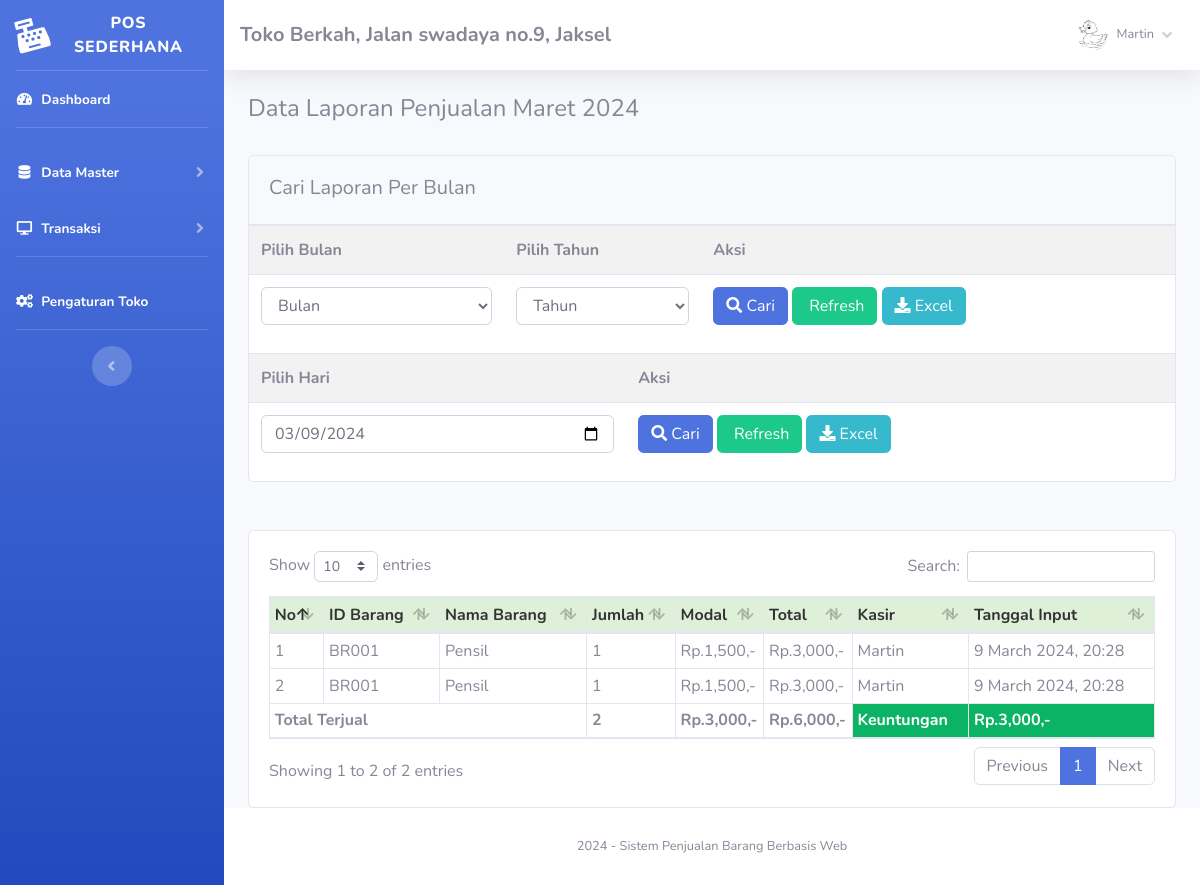
The app's page /index.php?page=laporan (signed in) with its own data.
### tables this page shows
CREATE TABLE `toko` (
  `id_toko` int(11) NOT NULL AUTO_INCREMENT,
  `nama_toko` varchar(255) NOT NULL,
  `alamat_toko` text NOT NULL,
  `tlp` varchar(255) NOT NULL,
  `nama_pemilik` varchar(255) NOT NULL,
  PRIMARY KEY (`id_toko`)
);

CREATE TABLE `member` (
  `id_member` int(11) NOT NULL AUTO_INCREMENT,
  `nm_member` varchar(255) NOT NULL,
  `alamat_member` text NOT NULL,
  `telepon` varchar(255) NOT NULL,
  `email` varchar(255) NOT NULL,
  `gambar` text NOT NULL,
  `NIK` text NOT NULL,
  PRIMARY KEY (`id_member`)
);

CREATE TABLE `nota` (
  `id_nota` int(11) NOT NULL AUTO_INCREMENT,
  `id_barang` varchar(255) NOT NULL,
  `id_member` int(11) NOT NULL,
  `jumlah` varchar(255) NOT NULL,
  `total` varchar(255) NOT NULL,
  `tanggal_input` varchar(255) NOT NULL,
  `periode` varchar(255) DEFAULT NULL,
  PRIMARY KEY (`id_nota`)
);

CREATE TABLE `barang` (
  `id` int(11) NOT NULL AUTO_INCREMENT,
  `id_barang` varchar(255) NOT NULL,
  `id_kategori` int(11) NOT NULL,
  `nama_barang` text NOT NULL,
  `merk` varchar(255) NOT NULL,
  `harga_beli` varchar(255) NOT NULL,
  `harga_jual` varchar(255) NOT NULL,
  `satuan_barang` varchar(255) NOT NULL,
  `stok` text NOT NULL,
  `tgl_input` varchar(255) NOT NULL,
  `tgl_update` varchar(255) DEFAULT NULL,
  PRIMARY KEY (`id`)
);

### admin/module/laporan/index.php (the view, shortened to what this page needs)
 <?php
	$bulan_tes =array(
		'01'=>"Januari",
		'02'=>"Februari",
		'03'=>"Maret",
		'04'=>"April",
		'05'=>"Mei",
		'06'=>"Juni",
		'07'=>"Juli",
		'08'=>"Agustus",
		'09'=>"September",
		'10'=>"Oktober",
		'11'=>"November",
		'12'=>"Desember"
	);
?>
<div class="row">
	<div class="col-md-12">
		<h4>
			<?php if(!empty($_GET['cari'])){ ?>
			Data Laporan Penjualan <?= $bulan_tes[$_POST['bln']];?> <?= $_POST['thn'];?>
			<?php }elseif(!empty($_GET['hari'])){?>
			Data Laporan Penjualan <?= $_POST['hari'];?>
			<?php }else{?>
			Data Laporan Penjualan <?= $bulan_tes[date('m')];?> <?= date('Y');?>
			<?php }?>
		</h4>
		<br />
		<div class="card">
			<div class="card-header">
				<h5 class="card-title mt-2">Cari Laporan Per Bulan</h5>
			</div>
			<div class="card-body p-0">
				<form method="post" action="index.php?page=laporan&cari=ok">
					<table class="table table-striped">
						<tr>
							<th>
								Pilih Bulan
							</th>
							<th>
								Pilih Tahun
							</th>
							<th>
								Aksi
							</th>
						</tr>
						<tr>
							<td>
								<select name="bln" class="form-control">
									<option selected="selected">Bulan</option>
								</select>
							</td>
							<td>
							<?php
								echo "<select name='thn' class='form-control'>";
								echo '
								<option selected="selected">Tahun</option>';
								echo "</select>";
							?>
							</td>
							<td>
								<button class="btn btn-primary">
									<i class="fa fa-search"></i> Cari
								</button>
								<a href="index.php?page=laporan" class="btn btn-success">
									<i class="fa fa-refresh"></i> Refresh</a>
								<?php if(!empty($_GET['cari'])){?>
								<a href="excel.php?cari=yes&bln=<?=$_POST['bln'];?>&thn=<?=$_POST['thn'];?>"
									class="btn btn-info"><i class="fa fa-download"></i>
									Excel</a>
								<?php }else{?>
								<a href="excel.php" class="btn btn-info"><i class="fa fa-download"></i>
									Excel</a>
								<?php }?>
							</td>
						</tr>
					</table>
				</form>
				<form method="post" action="index.php?page=laporan&hari=cek">
					<table class="table table-striped">
						<tr>
							<th>
								Pilih Hari
							</th>
							<th>
								Aksi
							</th>
						</tr>
						<tr>
							<td>
								<input type="date" value="<?= date('Y-m-d');?>" class="form-control" name="hari">
							</td>
							<td>
								<button class="btn btn-primary">
									<i class="fa fa-search"></i> Cari
								</button>
								<a href="index.php?page=laporan" class="btn btn-success">
									<i class="fa fa-refresh"></i> Refresh</a>
								<?php if(!empty($_GET['hari'])){?>
								<a href="excel.php?hari=cek&tgl=<?= $_POST['hari'];?>" class="btn btn-info"><i
										class="fa fa-download"></i>
									Excel</a>
								<?php }else{?>
								<a href="excel.php" class="btn btn-info"><i class="fa fa-download"></i>
									Excel</a>
								<?php }?>
							</td>
						</tr>
					</table>
				</form>
			</div>
		</div>
         <br />
         <br />
		<div class="card">
			<div class="card-body">
				<div class="table-responsive">
					<table class="table table-bordered w-100 table-sm" id="example1">
						<thead>
							<tr style="background:#DFF0D8;color:#333;">
								<th> No</th>
								<th> ID Barang</th>
								<th> Nama Barang</th>
								<th style="width:10%;"> Jumlah</th>
								<th style="width:10%;"> Modal</th>
								<th style="width:10%;"> Total</th>
								<th> Kasir</th>
								<th> Tanggal Input</th>
							</tr>
						</thead>
						<tbody>
							<?php
								$no=1;
								if(!empty($_GET['cari'])){
									$periode = $_POST['bln'].'-'.$_POST['thn'];
									$no=1;
									$jumlah = 0;
									$bayar = 0;
									$hasil = $lihat -> periode_jual($periode);
								}elseif(!empty($_GET['hari'])){
									$hari = $_POST['hari'];
									$no=1;
									$jumlah = 0;
									$bayar = 0;
									$hasil = $lihat -> hari_jual($hari);
								}else{
									$hasil = $lihat -> jual();
								}
							?>
							<?php
								$bayar = 0;
								$jumlah = 0;
								$modal = 0;
								foreach($hasil as $isi){
									$bayar += $isi['total'];
									$modal += $isi['harga_beli']* $isi['jumlah'];
									$jumlah += $isi['jumlah'];
							?>
							<tr>
								<td><?php echo $no;?></td>
								<td><?php echo $isi['id_barang'];?></td>
								<td><?php echo $isi['nama_barang'];?></td>
								<td><?php echo $isi['jumlah'];?> </td>
								<td>Rp.<?php echo number_format($isi['harga_beli']* $isi['jumlah']);?>,-</td>
								<td>Rp.<?php echo number_format($isi['total']);?>,-</td>
								<td><?php echo $isi['nm_member'];?></td>
								<td><?php echo $isi['tanggal_input'];?></td>
							</tr>
							<?php $no++; }?>
						</tbody>
						<tfoot>
							<tr>
								<th colspan="3">Total Terjual</td>
								<th><?php echo $jumlah;?></td>
								<th>Rp.<?php echo number_format($modal);?>,-</th>
								<th>Rp.<?php echo number_format($bayar);?>,-</th>
								<th style="background:#0bb365;color:#fff;">Keuntungan</th>
								<th style="background:#0bb365;color:#fff;">
									Rp.<?php echo number_format($bayar-$modal);?>,-</th>
							</tr>
						</tfoot>
					</table>
				</div>
			</div>
		</div>
     </div>
 </div>

### index.php (shortened to what this page needs)
<?php
	if(!empty($_SESSION['admin'])){
		require 'config.php';
		$lihat = new view($config);
		$toko = $lihat -> toko();
			include 'admin/template/header.php';
			include 'admin/template/sidebar.php';
				if(!empty($_GET['page'])){
					include 'admin/module/'.$_GET['page'].'/index.php';
				}else{
					include 'admin/template/home.php';
				}
			include 'admin/template/footer.php';
	}else{
		echo '<script>window.location="login.php";</script>';
		exit;
	}
?>

### admin/template/header.php (shortened to what this page needs)
<!DOCTYPE html>
<html lang="en">
<head>
    <link href="sb-admin/vendor/fontawesome-free/css/all.min.css" rel="stylesheet" type="text/css">
    <link href="sb-admin/css/sb-admin-2.min.css" rel="stylesheet">
    <link rel="stylesheet" href="sb-admin/vendor/datatables/dataTables.bootstrap4.css" />
</head>
<body id="page-top">
    <div id="wrapper">

### admin/template/sidebar.php (shortened to what this page needs)
<?php
    $id = $_SESSION['admin']['id_member'];
    $hasil_profil = $lihat -> member_edit($id);
?>
<ul class="navbar-nav bg-gradient-primary sidebar sidebar-dark accordion" id="accordionSidebar">
    <a class="sidebar-brand d-flex align-items-center justify-content-center" href="index.php">
        <div class="sidebar-brand-icon rotate-n-15">
            <i class="fas fa-cash-register"></i>
        </div>
        <div class="sidebar-brand-text mx-3">POS Sederhana<sup></sup></div>
    </a>
    <hr class="sidebar-divider my-0">
    <li class="nav-item active">
        <a class="nav-link" href="index.php">
            <i class="fas fa-fw fa-tachometer-alt"></i>
            <span>Dashboard</span></a>
    </li>
    <hr class="sidebar-divider">
    <li class="nav-item active">
        <a class="nav-link collapsed" href="#" data-toggle="collapse" data-target="#collapseTwo" aria-expanded="true"
            aria-controls="collapseTwo">
            <i class="fas fa-fw fa-database"></i>
            <span>Data Master</span>
        </a>
    </li>
    <li class="nav-item active">
        <a class="nav-link collapsed" href="#" data-toggle="collapse" data-target="#collapse3" aria-expanded="true"
            aria-controls="collapse3">
            <i class="fas fa-fw fa-desktop"></i>
            <span>Transaksi</span>
        </a>
    </li>
    <hr class="sidebar-divider">
    <li class="nav-item active">
        <a class="nav-link" href="index.php?page=pengaturan">
            <i class="fas fa-fw fa-cogs"></i>
            <span>Pengaturan Toko</span></a>
    </li>
    <hr class="sidebar-divider d-none d-md-block">
    <div class="text-center d-none d-md-inline">
        <button class="rounded-circle border-0" id="sidebarToggle"></button>
    </div>
</ul>
<div id="content-wrapper" class="d-flex flex-column">
    <div id="content">
        <nav class="navbar navbar-expand navbar-light bg-white topbar mb-4 static-top shadow">
            <h5 class="d-lg-block d-none mt-2"><b><?php echo $toko['nama_toko'];?>, <?php echo $toko['alamat_toko'];?></b></h5>
            <ul class="navbar-nav ml-auto">
                <li class="nav-item dropdown no-arrow">
                    <a class="nav-link dropdown-toggle" href="#" id="userDropdown" role="button" data-toggle="dropdown"
                        aria-haspopup="true" aria-expanded="false">
                        <img class="img-profile rounded-circle"
                            src="assets/img/user/<?php echo $hasil_profil['gambar'];?>">
                        <span
                            class="mr-2 d-none d-lg-inline text-gray-600 small ml-2"><?php echo $hasil_profil['nm_member'];?></span>
                        <i class="fas fa-angle-down"></i>
                    </a>
                </li>
            </ul>
        </nav>
        <div class="container-fluid">

### admin/template/footer.php (shortened to what this page needs)
 </div>
 </div>
 <footer class="sticky-footer bg-white">
     <div class="container my-auto">
         <div class="copyright text-center my-auto">
             <span>
                 <?php echo date('Y');?> - Sistem Penjualan Barang Berbasis Web
             </span>
         </div>
     </div>
 </footer>
 </div>
 </div>
</body>
</html>

### records on screen
toko: nama_toko "Toko Berkah", alamat_toko "Jalan swadaya no.9, Jaksel"
nota: barang.id_barang "BR001", barang.nama_barang "Pensil", jumlah "1", $isi['harga_beli']*$isi['jumlah'] "1,500", total "3,000", id_member.nm_member "Martin", tanggal_input "9 March 2024, 20:28"
nota: barang.id_barang "BR001", barang.nama_barang "Pensil", jumlah "1", $isi['harga_beli']*$isi['jumlah'] "1,500", total "3,000", id_member.nm_member "Martin", tanggal_input "9 March 2024, 20:28"

### other values on screen
$hasil_profil['nm_member'] "Martin"
$jumlah "2"
$modal "3,000"
$bayar "6,000"
$bayar-$modal "3,000"
